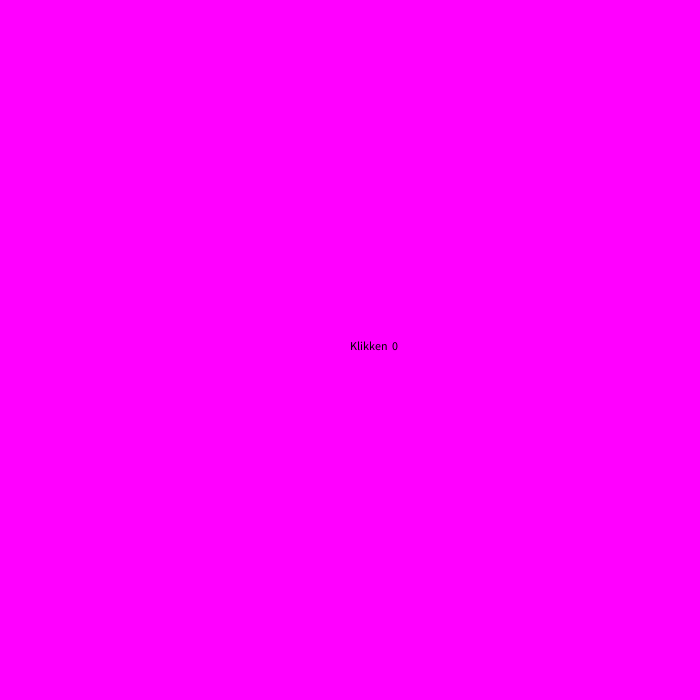
Frame 1 (no input)
Frame 60 (the mouse pressed at the canvas centre just before this capture): identical to frame 1, image omitted
Frame 120 (the mouse held since frame 60 and released just before this capture): identical to frame 1, image omitted

The Processing sketch that drew this single still picture (run headless with seeded random() and noise(); from frame 60 on, the mouse is pressed at the canvas centre):

// Processing sketch: sketch_12_2
// ── sketch_12_2.pde
int seconden;
int spaties = 0;
boolean klikken = true;


  void setup() {
  size(700, 700);
}

void draw() {
  background(255, 0, 255);

  seconden = millis() /1000;
    if (seconden >= 10) {
    klikken = false;
  }

  fill(0, 0, 0);
  text("Klikken  " +  spaties, 350, 350);
}

void keyReleased() {
  if (keyCode == 32  && klikken) {
    spaties ++;
  }
}
